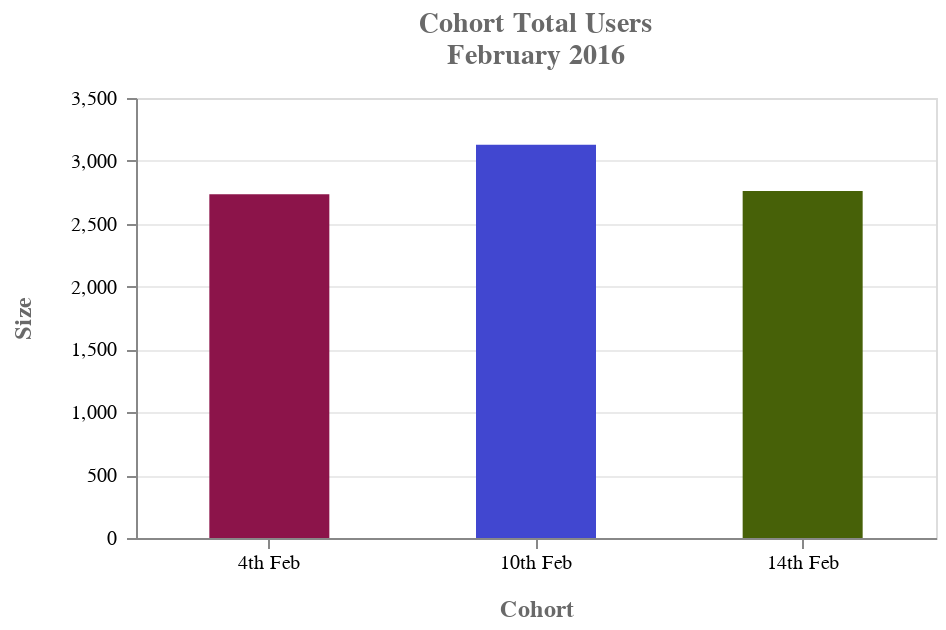

Here is the notebook cell this chart was saved with:
### Code cell
# Cohort Total Users - Bar Chart 
fig3 = alt.Chart(cohort_size_all).mark_bar(size=60).encode(
    x=alt.X('Cohort:O', axis = alt.Axis(title = 'Cohort',labelAngle=0), sort=["4th Feb","10th Feb","14th Feb"]),
    y=alt.Y('Size:Q', title = 'Size'),
    color=alt.Color('Cohort:O', legend=None, scale=alt.Scale(domain=['4th Feb', '10th Feb', '14th Feb'],range=['#8c144a', '#4147d0','#476108'])),
    tooltip=[alt.Tooltip('Cohort', title = 'Cohort'),
             alt.Tooltip('Size:Q', title = 'Total Users')]
).properties(
    height= 220,
    width = 400 ,title=["Cohort Total Users", "February 2016"]
)

chart_c = alt.layer(fig3
    ).configure_title(fontSize=14,font='Helvetica Sans', color='dimgrey', dy=-5
    ).configure_legend(labelFontSize=12, titleColor ='dimgray'
    ).configure_axisY(labelPadding=5, titleX=-50, labelFontSize=10,titleFontSize=12, titleColor = 'dimgray', titleFont = 'Helvetica Sans' 
    ).configure_axisX(grid=False,titleY=30,titleFontSize=12, labelFontSize=10, titleColor = 'dimgray', titleFont = 'Helvetica Sans'
    ).configure_axis(gridOpacity = 0.6
    )


chart_c

### Figure 1 — Vega-Lite specification as saved in the notebook (floating-point values rounded to 4 significant figures)
{"config": {"view": {"continuousWidth": 400, "continuousHeight": 300}, "axis": {"gridOpacity": 0.6}, "axisX": {"grid": false, "labelFontSize": 10, "titleColor": "dimgray", "titleFont": "Helvetica Sans", "titleFontSize": 12, "titleY": 30}, "axisY": {"labelFontSize": 10, "labelPadding": 5, "titleColor": "dimgray", "titleFont": "Helvetica Sans", "titleFontSize": 12, "titleX": -50}, "legend": {"labelFontSize": 12, "titleColor": "dimgray"}, "title": {"color": "dimgrey", "dy": -5, "font": "Helvetica Sans", "fontSize": 14}}, "layer": [{"mark": {"type": "bar", "size": 60}, "encoding": {"color": {"type": "ordinal", "field": "Cohort", "legend": null, "scale": {"domain": ["4th Feb", "10th Feb", "14th Feb"], "range": ["#8c144a", "#4147d0", "#476108"]}}, "tooltip": [{"type": "nominal", "field": "Cohort", "title": "Cohort"}, {"type": "quantitative", "field": "Size", "title": "Total Users"}], "x": {"type": "ordinal", "axis": {"labelAngle": 0, "title": "Cohort"}, "field": "Cohort", "sort": ["4th Feb", "10th Feb", "14th Feb"]}, "y": {"type": "quantitative", "field": "Size", "title": "Size"}}, "height": 220, "title": ["Cohort Total Users", "February 2016"], "width": 400}], "data": {"name": "data-c242d0c3a6efadff4b2536302116778f"}, "$schema": "https://vega.github.io/schema/vega-lite/v4.0.0.json", "datasets": {"data-c242d0c3a6efadff4b2536302116778f": [{"Size": 2735, "Cohort": "4th Feb"}, {"Size": 3129, "Cohort": "10th Feb"}, {"Size": 2761, "Cohort": "14th Feb"}]}}
